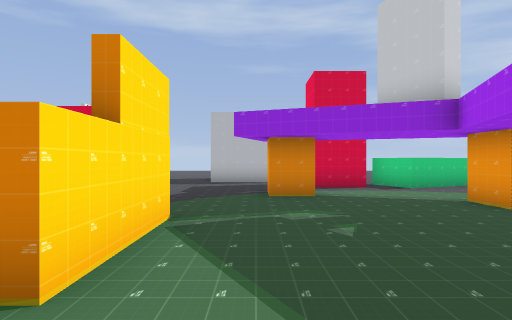
View 1 (above)

15 first-person views from a walk through a Godot game level. The camera is 1.5 m above the floor, looks level and sees 80° across. The floor is counted in squares, 2 m on a side. Each view is taken from the middle of a square. On the plan, view 1 faces up. The plan holds only what a view shows up to about 10 squares ahead; the rest is blank. The place goes on beyond the plan.

View 2
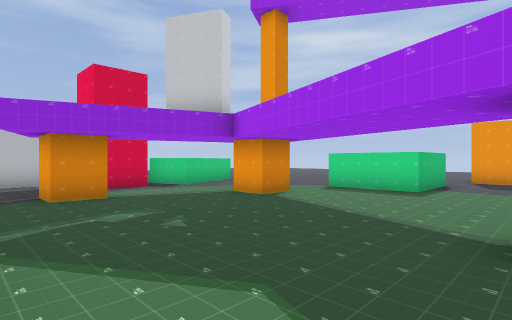

View 3
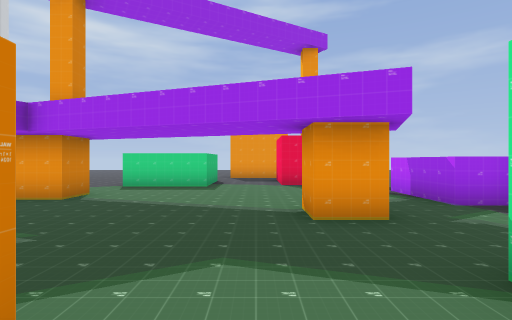

View 4
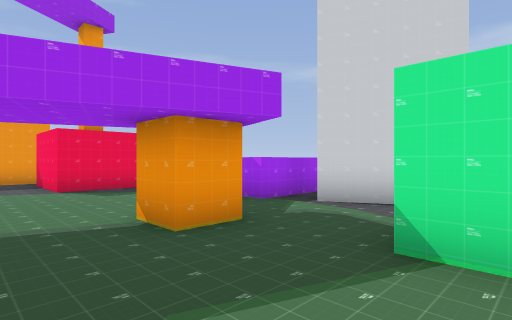

View 5
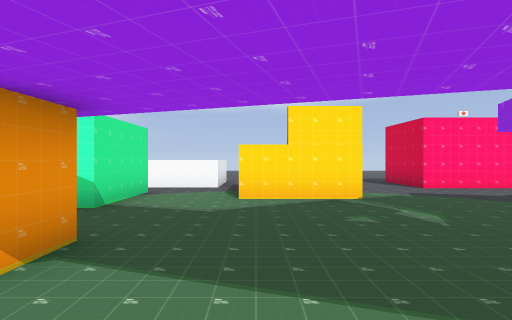

View 6
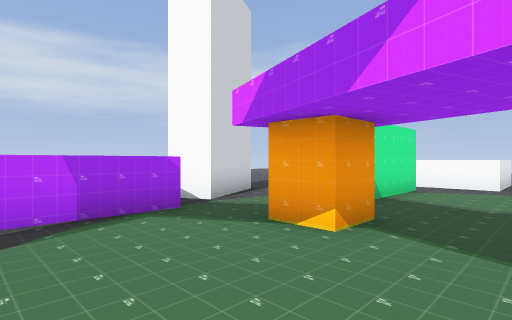

View 7
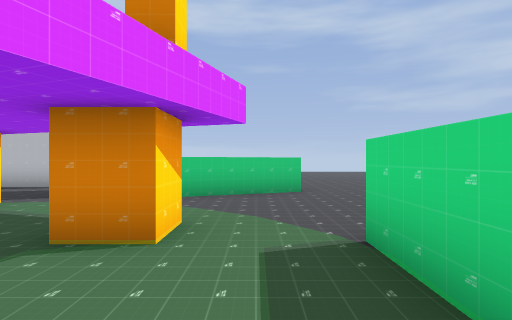

View 8
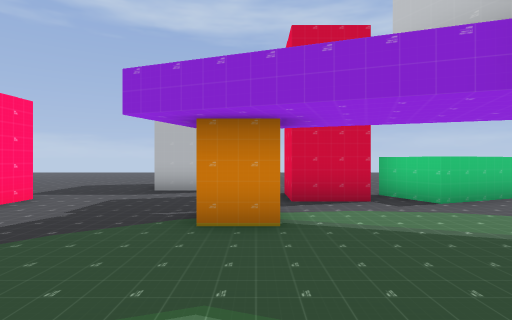

View 9
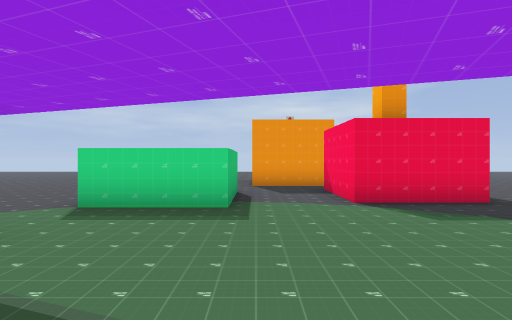

View 10
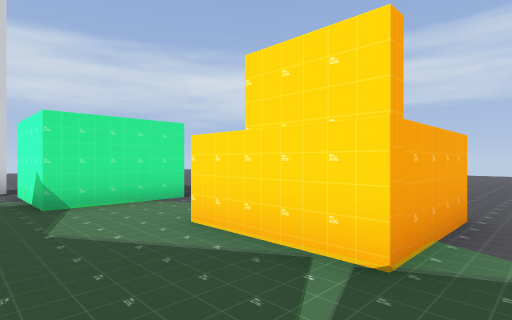

View 11
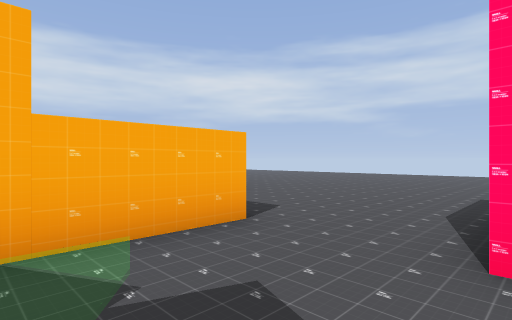

View 12
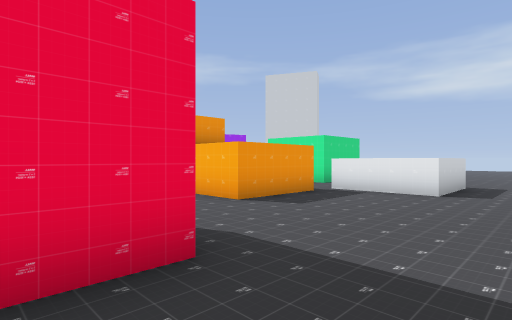

View 13
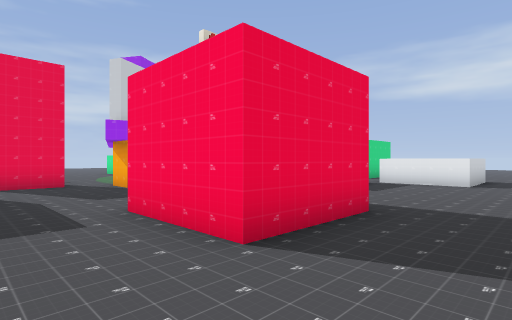

View 14
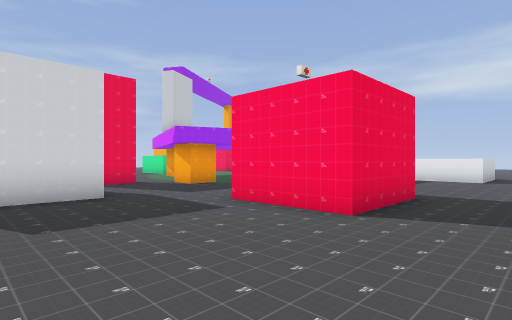

View 15
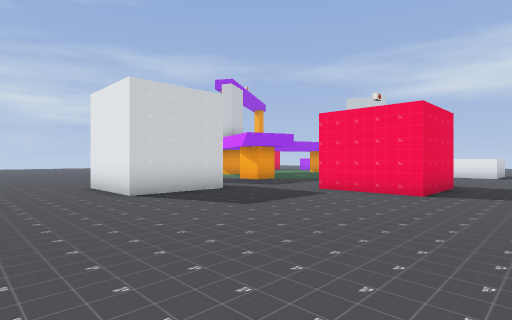

### Floor plan
Points are (right, up) in squares from view 1. A wall is a line through its corners. A room is listed if a view was taken in it or the views show most of it. See-through windows are left out.
Room 1 (views 1, 2, 4, 5, 6, 7, 8, 9, 10, 11)
walls: (1.4, 6.6) (0.3, 6.6) (0.3, 7.6) (1.4, 7.6); (5.1, 5.9) (5.1, 4.9) (4.1, 4.9) (4.1, 5.9); (-2.5, 4.2) (-1.2, 4.2) (-1.2, 1.6); (2, -0.9) (2, 0.2) (3, 0.2) (3, -0.8); (3.2, 8.8) (1.7, 8.8) (1.7, 10.2); (5.2, 8.8) (4.3, 8.5) (3.8, 9.9); (-1.4, -0.7) (0, -0.7) (0, -3.1); (0.9, 10.9) (-1.6, 10.9); (-3.5, 9.2) (-3.5, 6.6); (9.6, 2.5) (7.1, 2.5) (7.1, 5); (0.1, -4.1) (2.3, -3) (2.6, -3.6); (7.6, -2.4) (7.6, 0.2) (10.1, 0.2); (3.3, -4.5) (3.3, -2.5) (5.9, -2.5)
ways out: opening at (-2, 0.5) to room 2; opening at (-3.5, 5.5) to room 3; opening at (-2.5, 9.5) to room 4; opening at (3, -3.5) to room 4; opening at (6, 7) to room 4; opening at (6.5, -2) to room 4; opening at (8.5, 1.5) to room 4
objects: box (-1, 3)
Room 2 (view 3)
walls: (-2.6, -0.7) (-1.4, -0.7); (-3.7, 0.9) (-3.7, -1.1)
ways out: opening at (-2, 0.5) to room 1; opening at (-3, -1) to room 4
Room 3 (view 12)
walls: (-6, 6.6) (-6, 9.2); (-3.5, 6.6) (-5, 6.6); (-6.2, 0.9) (-3.7, 0.9); (-3.7, 1.6) (-3.7, 4.2) (-2.5, 4.2)
ways out: opening at (-3.5, 5.5) to room 1; opening at (-7.5, 2.5) to room 4; opening at (-7.5, 9.5) to room 4
Room 4 (views 13, 14, 15)
walls: (11.3, -0.1) (11.3, 2.1); (7.1, 9.6) (5.2, 8.8); (-1.6, 10.9) (-1.6, 13.4) (0.9, 13.4); (-6.2, -1.6) (-6.2, 0.9); (-6, 9.2) (-3.5, 9.2)
ways out: opening at (-2.5, 9.5) to room 1; opening at (3, -3.5) to room 1; opening at (6, 7) to room 1; opening at (6.5, -2) to room 1; opening at (8.5, 1.5) to room 1; opening at (-3, -1) to room 2; opening at (-7.5, 2.5) to room 3; opening at (-7.5, 9.5) to room 3

Where each view was taken, in squares from view 1:
view 1: 0 up, 0 right, facing up
view 2: 0 up, 1 left, facing up-right
view 3: 1 up, 2 left, facing right
view 4: 2 up, 1 left, facing down-right
view 5: 2 up, 5 right, facing left
view 6: 2 up, 6 right, facing down-left
view 7: 2 up, 6 right, facing up
view 8: 3 up, 1 right, facing up
view 9: 2 up, 2 right, facing right
view 10: 5 up, 1 right, facing down-left
view 11: 7 up, 1 left, facing down-left
view 12: 8 up, 8 left, facing down-right
view 13: 11 up, 8 left, facing down-right
view 14: 13 up, 8 left, facing down-right
view 15: 16 up, 8 left, facing down-right
